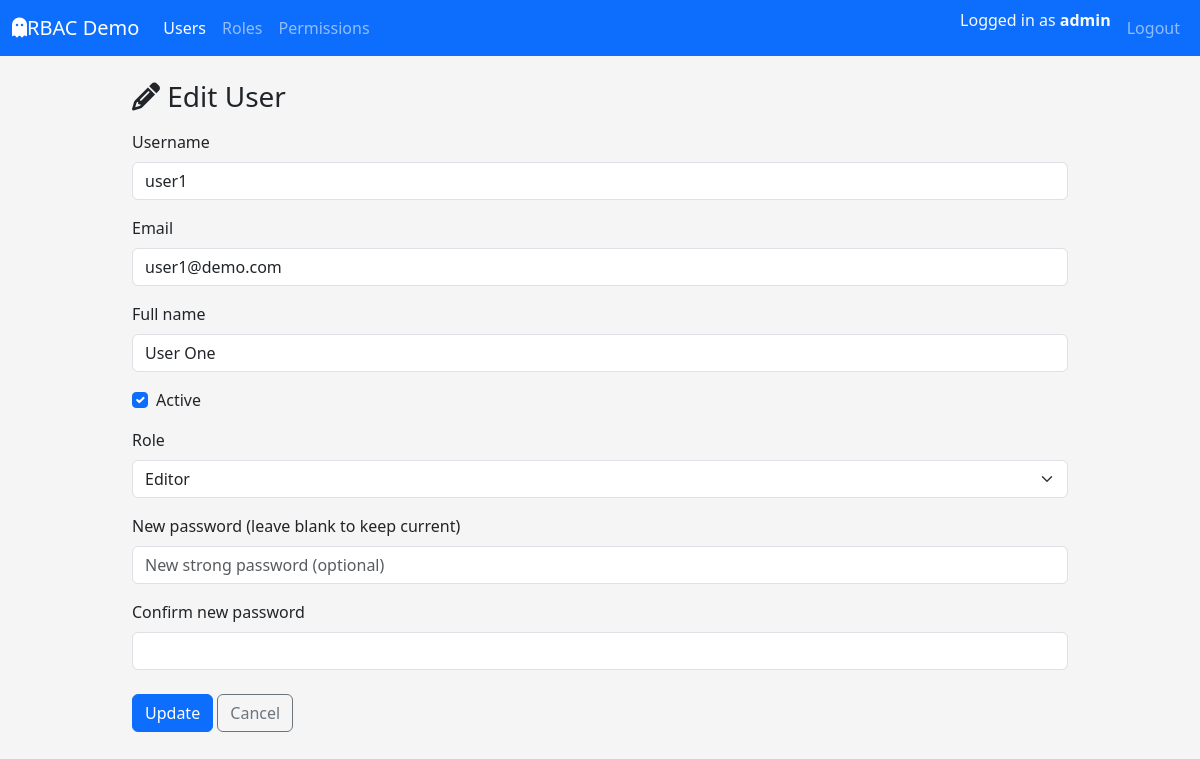
/users/2/edit (signed in), run on an earlier commit of the app's database.
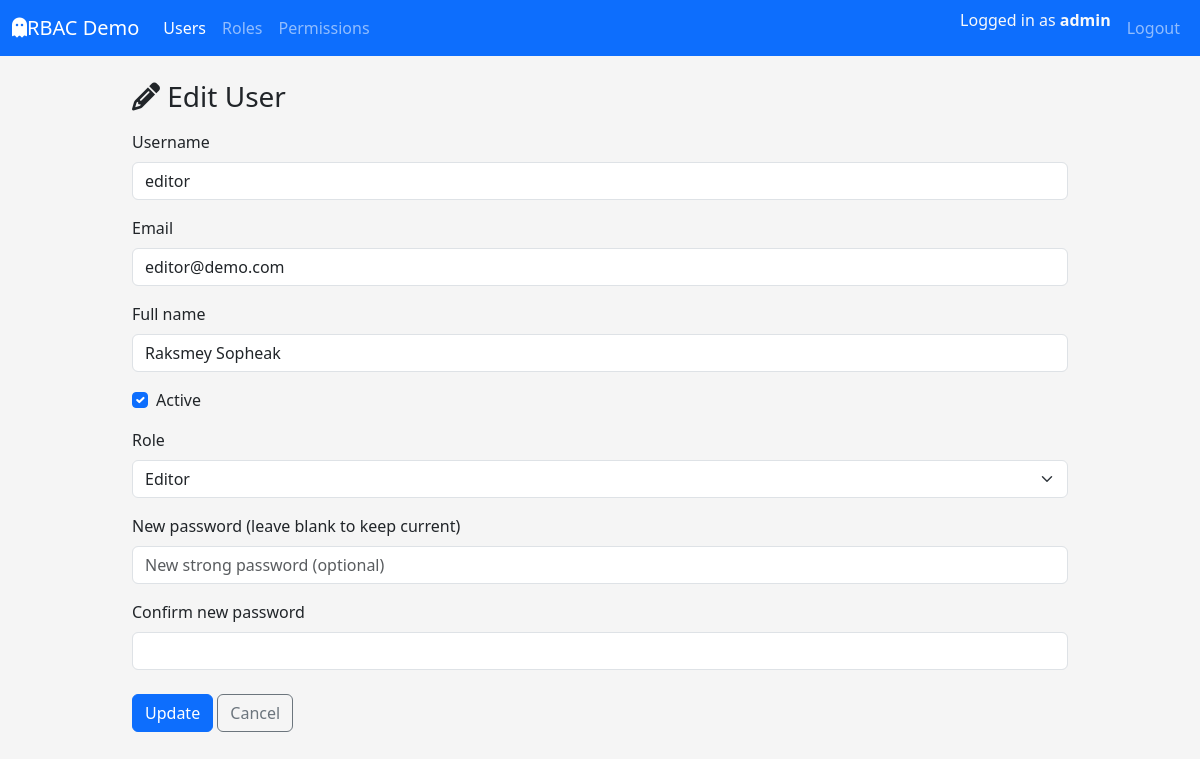
And on a later commit of the database.
### app/models/user.py (models this page shows, shortened)
class UserTable(UserMixin,db.Model):
    __tablename__ = "tbl_users"
    id = db.Column(db.Integer, primary_key=True)
    username = db.Column(db.String(80), unique=True, nullable=False)
    email = db.Column(db.String(120), unique=True, nullable=False)
    fullname = db.Column(db.String(120), nullable=False)
    is_active = db.Column(db.Boolean, default=True, nullable=False)
    password_hash = db.Column(db.String(255), nullable=False)
    created_at = db.Column(db.DateTime, default=datetime.utcnow, nullable=False)
    updated_at = db.Column(
        db.DateTime, default=datetime.utcnow, onupdate=datetime.utcnow, nullable=False
    )
    roles = db.relationship("RoleTable", secondary=tbl_user_roles, back_populates="users")
    def get_permission_codes(self) -> set[str]:
        return {perm.code for role in self.roles for perm in role.permissions}
    def has_permission(self, permission_code: str) -> bool:
        return permission_code in self.get_permission_codes()

### app/routes/user_routes.py (the view, shortened to what this page needs)
@user_bp.route("/<int:user_id>/edit", methods=["GET","POST"])
@login_required
@permission_required(Perm.USER_UPDATE)
def edit(user_id: int):
    user = UserService.get_user_by_id(user_id)
    if user is None:
        abort(404)
    form = UserEditForm(original_user=user, obj=user)
    return render_template("users/edit.html", form=form, user=user)

### app/forms/user_forms.py (called while the page is built)
def _role_choices():
    return [
        (role.id, role.name)
        for role in db.session.scalars(
            db.select(RoleTable).order_by(RoleTable.name)
        )
    ]

### app/services/user_service.py (called while the page is built)
    @staticmethod
    def get_user_by_id(user_id: int) -> Optional[UserTable]:
        return UserTable.query.get(user_id)

### app/templates/users/edit.html (shortened to what this page needs)
{% extends "layouts/base.html" %}
{% block content %}
<h1 class="h3 mb-3"><i class="fa-solid fa-pencil"></i> Edit User</h1>
<form method="post" novalidate>
    {% include "users/_form.html" %}
</form>
{% endblock  %}

### app/templates/users/_form.html (shortened to what this page needs)
<div class="mb-3">
    {{ form.username.label(class="form-label") }}
    {{ form.username(class="form-control") }}
</div>
<div class="mb-3">
    {{ form.email.label(class="form-label") }}
    {{ form.email(class="form-control") }}
</div>
<div class="mb-3">
    {{ form.fullname.label(class="form-label") }}
    {{ form.fullname(class="form-control") }}
</div>
<div class="form-check mb-3">
    {{ form.is_active(class="form-check-input") }}
    {{ form.is_active.label(class="form-check-label") }}
</div>
<div class="mb-3">
    {{ form.role_id.label(class="form-label") }}
    {{ form.role_id(class="form-select") }}
</div>
<div class="mb-3">
    {{ form.password.label(class="form-label") }}
    {{ form.password(class="form-control") }}
</div>
<div class="mb-3">
    {{ form.confirm_password.label(class="form-label") }}
    {{ form.confirm_password(class="form-control") }}
</div>
<div class="mt-4">
    {{ form.submit(class="btn btn-primary") }}
    <a href="{{ url_for('tbl_users.index') }}" class="btn btn-outline-secondary">
        Cancel
    </a>
</div>

What changed in the data, as far as the page shows it:
changed UserTable: username "user1" → "editor"; email "user1@demo.com" → "editor@demo.com"; fullname "User One" → "Raksmey Sopheak"
